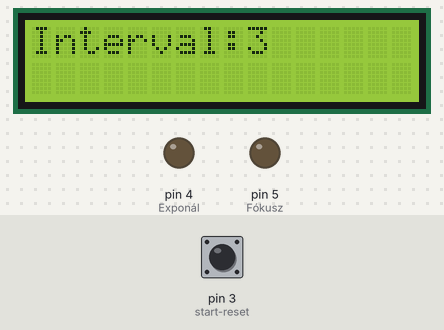
Simulated run of this sketch. Board: Arduino Uno, built with avr-gcc and run on an emulated ATmega328P. Parts: 16×2 character LCD, output pins drawn as LEDs (lit = HIGH). Inputs (shaded band) come from the test bench; at power-on: pin 3 (start-reset) LOW.

Above: at 1.2 s.
1.3 s: pin 3 (start-reset) pulled HIGH for 0.75 s
At 3.4 s:
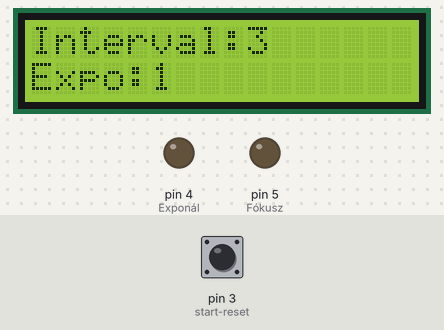
5.3 s: pin 3 (start-reset) pulled HIGH for 1 s
At 6.4 s:
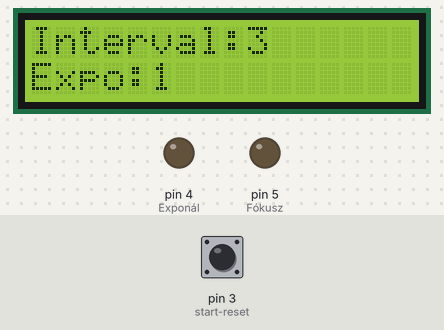
7.8 s: pin 3 (start-reset) pulled HIGH for 0.75 s
At 8.7 s:
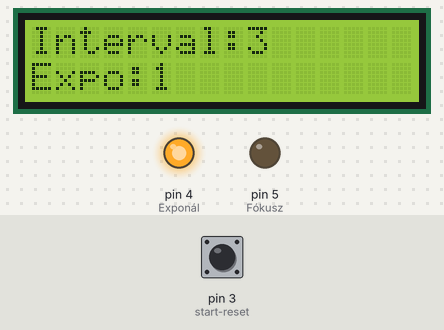
Timing chart, 0 to 17.8 s (numbered marks = the images above; inputs shaded):
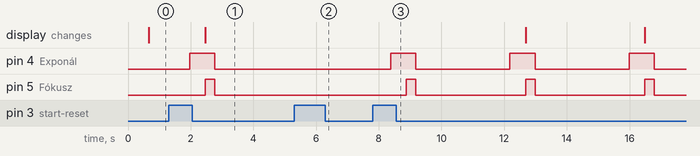

Measured:
- after the input at 1.3 s, pin 4 (Exponál): LOW → HIGH after 0.67 s, → LOW 0.80 s later; pin 5 (Fókusz): LOW → HIGH after 1.2 s, → LOW 0.30 s later; the display: changes after 1.2 s (image 1)
- after the input at 5.3 s, pin 4 (Exponál): stays LOW (without the input it goes to HIGH after 0.47 s); pin 5 (Fókusz): stays LOW (without the input it goes to HIGH after 0.97 s)
- after the input at 7.8 s, pin 4 (Exponál): alternates HIGH for 0.80 s and LOW for 3.0 s, starting after 0.58 s; pin 5 (Fókusz): alternates HIGH for 0.30 s and LOW for 3.5 s, starting after 1.1 s

The sketch:

Timelapse2.ino
```cpp
#include <LiquidCrystal.h>
LiquidCrystal lcd(11, 10, 9, 8, 7, 6);
byte myArray[] = {3, 5, 10, 20, 40};
byte interval = 0;
int  count = 0;
boolean setreset = false;
int perform = 0;


void setup() {
 lcd.begin(16, 2);
pinMode(1, INPUT);    //mode
pinMode(3, INPUT);    //start-reset
pinMode(5, OUTPUT);   //Fókusz
pinMode(4, OUTPUT);   //Exponál
 Serial.begin(9600);
}

void loop() {

   while(1)
    { count = 0;

      if (digitalRead(1) == HIGH)
           interval ++ ;
           delay(600);
          if (interval >= 5)                   // fényképezési intervallum megválasztás(tömbböl)
              interval = 0;
        lcd.setCursor(0, 0);
        lcd.print("Interval:");
        lcd.setCursor(9, 0);
        lcd.print("   ");
        lcd.setCursor(9, 0);
        lcd.print(myArray[interval]);        //kiiratom az intervallumot

     if (digitalRead(3) == HIGH)                //program elindítása
     {
           setreset = !setreset;
              delay(100);
                perform = myArray[interval]*10;   //Feltöltöm a számláló értékével hogy startkor elsüljön
                count = 0;

                while(setreset)
                {
                  if (myArray[interval]*10 == perform)
                       { digitalWrite(4, HIGH);         //gép exponálása
                          delay(500);
                         digitalWrite(5, HIGH);
                          count++;

                          lcd.setCursor(0, 1);
                          lcd.print("Expo:");
                          lcd.setCursor(5, 1);
                          lcd.print("      ");
                          lcd.setCursor(5, 1);
                          lcd.print(count);
                          delay(300);
                          digitalWrite(4, LOW);
                          digitalWrite(5, LOW);
                          perform = 0;
                       }

                           else {
                                delay(500);
                                    if (digitalRead(3) == HIGH)       //Start Leállítás vizsgálata
                                       { delay(100);
                                        setreset = 0;}
                                        else
                                        {  perform = perform + 5;
                                        }


                                }
                }
     }
    }


}
```
